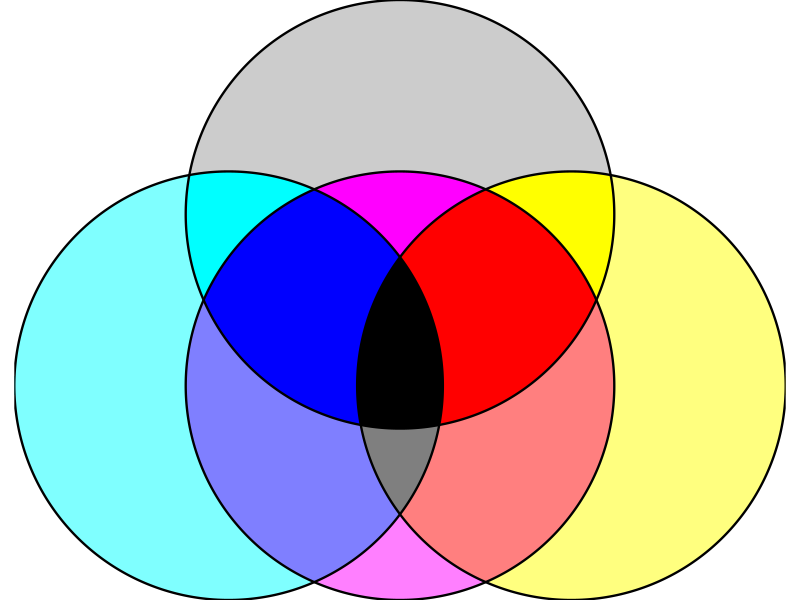
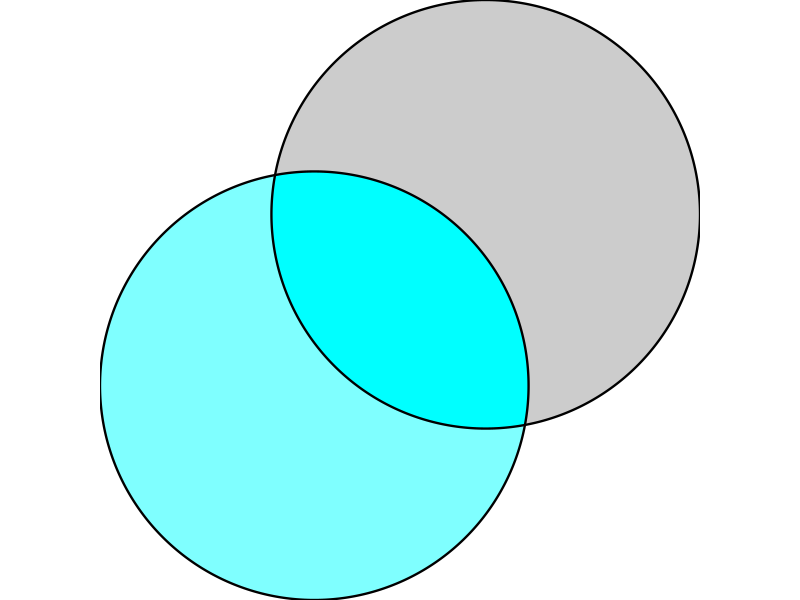
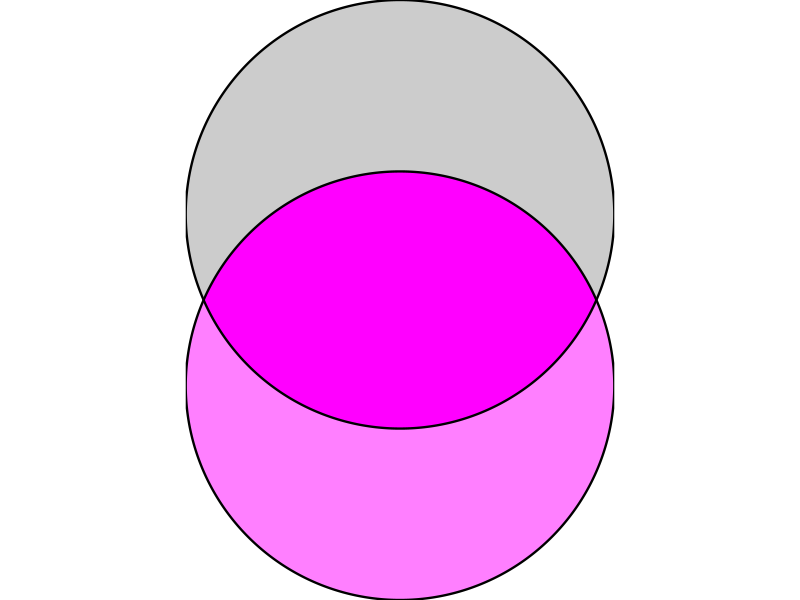
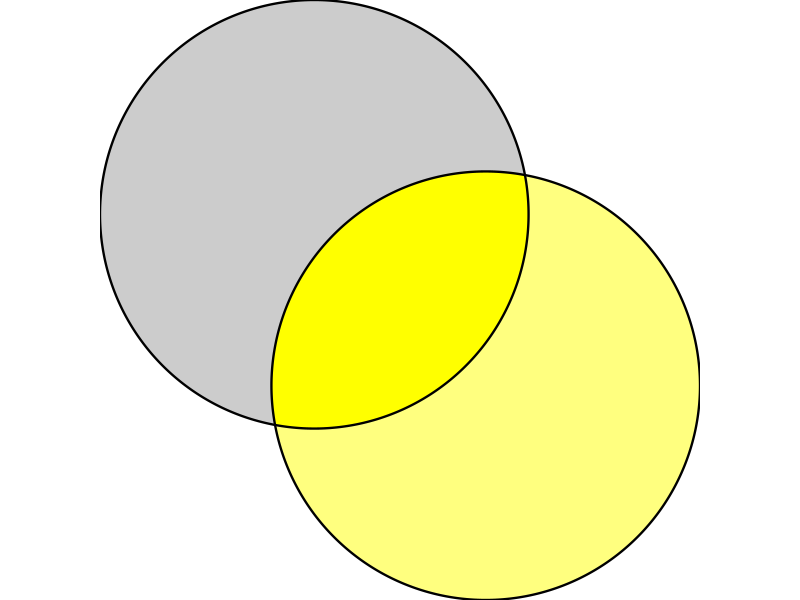
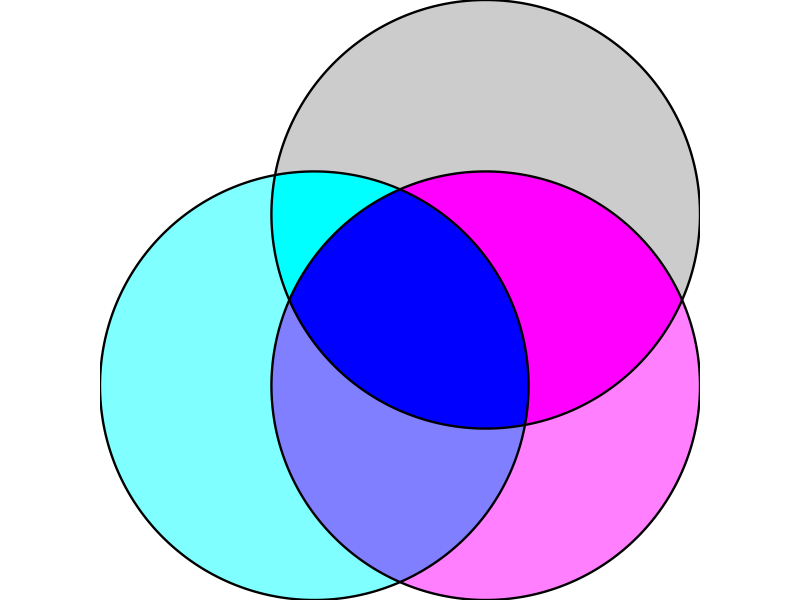
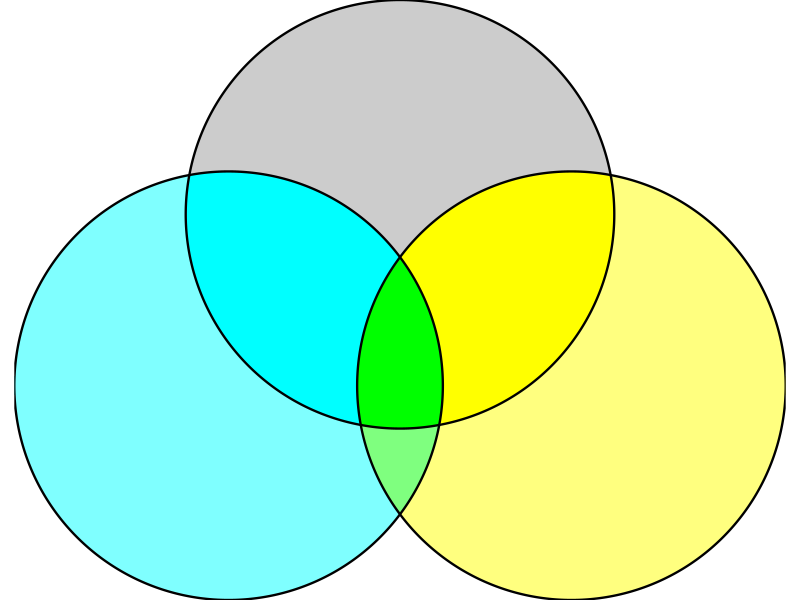
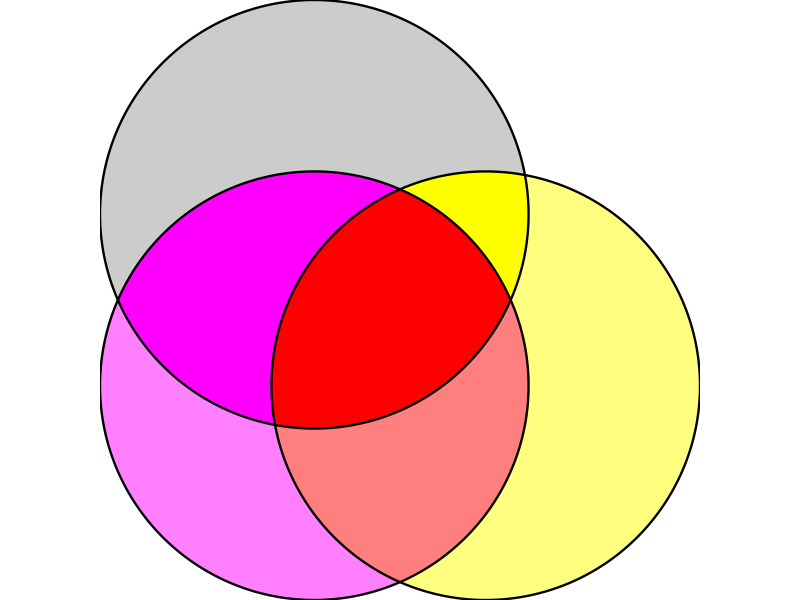

These figures' R source, in order:
## ---- chunk 1
library(sf)
library(ggplot2)

circle_poly <- function(cx, cy, r, n = 720) {
  theta <- seq(0, 2*pi, length.out = n)
  x <- cx + r * cos(theta)
  y <- cy + r * sin(theta)
  pts <- cbind(x, y)
  pts <- rbind(pts, pts[1, ])  # close polygon
  st_polygon(list(pts))
}
## ---- chunk 2
# 1) Four circles (y, x1, x2, x3)
y_sf  <- st_sf(set = "y",  geometry = st_sfc(circle_poly(0,    0.0, 1)))
x1_sf <- st_sf(set = "x1", geometry = st_sfc(circle_poly(-.8, -.8, 1)))
x2_sf <- st_sf(set = "x2", geometry = st_sfc(circle_poly(0,   -.8, 1)))
x3_sf <- st_sf(set = "x3", geometry = st_sfc(circle_poly(.8, -.8, 1)))

# 2) ALL disjoint regions

# y-only, x1-only, x2-only, x3-only
y_only  <- st_difference(y_sf,  st_union(x1_sf, x2_sf, x3_sf))
x1_only <- st_difference(x1_sf, st_union(y_sf,  x2_sf, x3_sf))
x2_only <- st_difference(x2_sf, st_union(y_sf,  x1_sf, x3_sf))
x3_only <- st_difference(x3_sf, st_union(y_sf,  x1_sf, x2_sf))

# Pairwise-only
y_x1_only  <- st_difference(st_intersection(y_sf,  x1_sf), st_union(x2_sf, x3_sf))
y_x2_only  <- st_difference(st_intersection(y_sf,  x2_sf), st_union(x1_sf, x3_sf))
y_x3_only  <- st_difference(st_intersection(y_sf,  x3_sf), st_union(x1_sf, x2_sf))
x1_x2_only <- st_difference(st_intersection(x1_sf, x2_sf), st_union(y_sf,  x3_sf))
x1_x3_only <- st_difference(st_intersection(x1_sf, x3_sf), st_union(y_sf,  x2_sf))
x2_x3_only <- st_difference(st_intersection(x2_sf, x3_sf), st_union(y_sf,  x1_sf))

# Triple-only
y_x1_x2_only  <- st_difference(st_intersection(st_intersection(y_sf,  x1_sf), x2_sf), x3_sf)
y_x1_x3_only  <- st_difference(st_intersection(st_intersection(y_sf,  x1_sf), x3_sf), x2_sf)
y_x2_x3_only  <- st_difference(st_intersection(st_intersection(y_sf,  x2_sf), x3_sf), x1_sf)
x1_x2_x3_only <- st_difference(st_intersection(st_intersection(x1_sf, x2_sf), x3_sf), y_sf)

# Four-way
y_x1_x2_x3 <- st_intersection(st_intersection(st_intersection(y_sf, x1_sf), x2_sf), x3_sf)
## ---- chunk 3
ggplot() +
  geom_sf(data = y_only,         fill = "#CCCCCC", alpha = 1, color = NA) +
  geom_sf(data = x1_only,        fill = "#00FFFF", alpha = .5, color = NA) + # cyan
  geom_sf(data = x2_only,        fill = "#FF00FF", alpha = .5, color = NA) + # magenta
  geom_sf(data = x3_only,        fill = "#FFFF00", alpha = .5, color = NA) + # yellow
  
  geom_sf(data = y_x1_only,      fill = "#00FFFF", alpha = 1, color = NA) +
  geom_sf(data = y_x2_only,      fill = "#FF00FF", alpha = 1, color = NA) +
  geom_sf(data = y_x3_only,      fill = "#FFFF00", alpha = 1, color = NA) +
  
  geom_sf(data = x1_x2_only,     fill = "#0000FF", alpha = .5, color = NA) + # C+M = blue
  geom_sf(data = x1_x3_only,     fill = "#00FF00", alpha = .5, color = NA) + # C+Y = green
  geom_sf(data = x2_x3_only,     fill = "#FFFFFF", alpha = 1, color = NA) + # M+Y = red
  geom_sf(data = x2_x3_only,     fill = "#FF0000", alpha = .5, color = NA) + # M+Y = red
  
  geom_sf(data = y_x1_x2_only,   fill = "#0000FF", alpha = 1, color = NA) +
  geom_sf(data = y_x1_x3_only,   fill = "#00FF00", alpha = 1, color = NA) +
  geom_sf(data = y_x2_x3_only,   fill = "#FF0000", alpha = 1, color = NA) +
  
  geom_sf(data = x1_x2_x3_only,  fill = "#000000", alpha = .5, color = NA) +
  geom_sf(data = y_x1_x2_x3,     fill = "#000000", alpha = 1, color = NA) +
  
  geom_sf(data = y_sf,  fill = NA, color = "#000000", linewidth = 0.8) +
  geom_sf(data = x1_sf, fill = NA, color = "#000000", linewidth = 0.8) +
  geom_sf(data = x2_sf, fill = NA, color = "#000000", linewidth = 0.8) +
  geom_sf(data = x3_sf, fill = NA, color = "#000000", linewidth = 0.8) +
  coord_sf(expand = FALSE) +
  theme_void()
## ---- chunk 4
ggplot() +
  geom_sf(data = y_only,         fill = "#CCCCCC", alpha = 1, color = NA) +
  geom_sf(data = x1_only,        fill = "#00FFFF", alpha = .5, color = NA) + # cyan

  geom_sf(data = y_x1_only,      fill = "#00FFFF", alpha = 1, color = NA) +
    geom_sf(data = y_x2_only,      fill = "#CCCCCC", alpha = 1, color = NA) +

    geom_sf(data = x1_x2_only,     fill = "#00FFFF", alpha = .5, color = NA) + 

  geom_sf(data = y_x1_x2_only,   fill = "#00FFFF", alpha = 1, color = NA) +
  geom_sf(data = y_x1_x3_only,   fill = "#00FFFF", alpha = 1, color = NA) +
    geom_sf(data = y_x2_x3_only,   fill = "#CCCCCC", alpha = 1, color = NA) +


  geom_sf(data = x1_x2_x3_only,  fill = "#00FFFF", alpha = .5, color = NA) +
  geom_sf(data = y_x1_x2_x3,     fill = "#00FFFF", alpha = 1, color = NA) +
  
  geom_sf(data = y_sf,  fill = NA, color = "#000000", linewidth = 0.8) +
  geom_sf(data = x1_sf, fill = NA, color = "#000000", linewidth = 0.8) +
  coord_sf(expand = FALSE) +
  theme_void()
## ---- chunk 5
ggplot() +
  geom_sf(data = y_only,         fill = "#CCCCCC", alpha = 1, color = NA) +
  geom_sf(data = x2_only,        fill = "#FF00FF", alpha = .5, color = NA) + # magenta

  geom_sf(data = y_x1_only,      fill = "#CCCCCC", alpha = 1, color = NA) +
  geom_sf(data = y_x2_only,      fill = "#FF00FF", alpha = 1, color = NA) +

  geom_sf(data = x1_x2_only,     fill = "#FF00FF", alpha = .5, color = NA) + # C+M = blue

  geom_sf(data = y_x1_x2_only,   fill = "#FF00FF", alpha = 1, color = NA) +
  geom_sf(data = y_x2_x3_only,   fill = "#FF00FF", alpha = 1, color = NA) +
  
  geom_sf(data = x1_x2_x3_only,  fill = "#FF00FF", alpha = .5, color = NA) +
  geom_sf(data = y_x1_x2_x3,     fill = "#FF00FF", alpha = 1, color = NA) +
  
  geom_sf(data = y_sf,  fill = NA, color = "#000000", linewidth = 0.8) +
  geom_sf(data = x2_sf, fill = NA, color = "#000000", linewidth = 0.8) +
  coord_sf(expand = FALSE) +
  theme_void()
## ---- chunk 6
ggplot() +
  geom_sf(data = y_only,         fill = "#CCCCCC", alpha = 1, color = NA) +
  geom_sf(data = x3_only,        fill = "#FFFF00", alpha = .5, color = NA) + # yellow
  
  geom_sf(data = y_x1_only,      fill = "#CCCCCC", alpha = 1, color = NA) +
  geom_sf(data = y_x2_only,      fill = "#CCCCCC", alpha = 1, color = NA) +
  geom_sf(data = y_x3_only,      fill = "#FFFF00", alpha = 1, color = NA) +
  
  geom_sf(data = y_x1_x2_only,   fill = "#CCCCCC", alpha = 1, color = NA) +
  geom_sf(data = y_x2_x3_only,   fill = "#FFFF00", alpha = 1, color = NA) +
  
  geom_sf(data = x1_x2_x3_only,  fill = "#FFFF00", alpha = .5, color = NA) +
  geom_sf(data = y_x1_x2_x3,     fill = "#FFFF00", alpha = 1, color = NA) +
  
  geom_sf(data = y_sf,  fill = NA, color = "#000000", linewidth = 0.8) +
  geom_sf(data = x3_sf, fill = NA, color = "#000000", linewidth = 0.8) +
  coord_sf(expand = FALSE) +
  theme_void()
## ---- chunk 7
ggplot() +
  geom_sf(data = y_only,         fill = "#CCCCCC", alpha = 1, color = NA) +
  geom_sf(data = x1_only,        fill = "#00FFFF", alpha = .5, color = NA) + # cyan
  geom_sf(data = x2_only,        fill = "#FF00FF", alpha = .5, color = NA) + # magenta

  geom_sf(data = y_x1_only,      fill = "#00FFFF", alpha = 1, color = NA) +
  geom_sf(data = y_x2_only,      fill = "#FF00FF", alpha = 1, color = NA) +
  geom_sf(data = y_x3_only,      fill = "#CCCCCC", alpha = 1, color = NA) +
  
  geom_sf(data = x1_x2_only,     fill = "#0000FF", alpha = .5, color = NA) + # C+M = blue

  geom_sf(data = y_x1_x2_only,   fill = "#0000FF", alpha = 1, color = NA) +
  geom_sf(data = y_x2_x3_only,   fill = "#FF00FF", alpha = 1, color = NA) +
  
  geom_sf(data = x1_x2_x3_only,  fill = "#0000FF", alpha = .5, color = NA) +
  geom_sf(data = y_x1_x2_x3,     fill = "#0000FF", alpha = 1, color = NA) +
  
  geom_sf(data = y_sf,  fill = NA, color = "#000000", linewidth = 0.8) +
  geom_sf(data = x1_sf, fill = NA, color = "#000000", linewidth = 0.8) +
  geom_sf(data = x2_sf, fill = NA, color = "#000000", linewidth = 0.8) +
  coord_sf(expand = FALSE) +
  theme_void()
## ---- chunk 8
ggplot() +
  geom_sf(data = y_only,         fill = "#CCCCCC", alpha = 1, color = NA) +
  geom_sf(data = x1_only,        fill = "#00FFFF", alpha = .5, color = NA) + # cyan
  geom_sf(data = x3_only,        fill = "#FFFF00", alpha = .5, color = NA) + # yellow
  
  geom_sf(data = y_x1_only,      fill = "#00FFFF", alpha = 1, color = NA) +
  geom_sf(data = y_x2_only,      fill = "#CCCCCC", alpha = 1, color = NA) +
  geom_sf(data = y_x3_only,      fill = "#FFFF00", alpha = 1, color = NA) +
  
  geom_sf(data = x1_x2_only,     fill = "#00FFFF", alpha = .5, color = NA) + # C+M = blue

  geom_sf(data = y_x1_x2_only,   fill = "#00FFFF", alpha = 1, color = NA) +
  geom_sf(data = y_x2_x3_only,   fill = "#FFFF00", alpha = 1, color = NA) +
  
  geom_sf(data = x1_x2_x3_only,  fill = "#00FF00", alpha = .5, color = NA) +
  geom_sf(data = y_x1_x2_x3,     fill = "#00FF00", alpha = 1, color = NA) +
  
  geom_sf(data = y_sf,  fill = NA, color = "#000000", linewidth = 0.8) +
  geom_sf(data = x1_sf, fill = NA, color = "#000000", linewidth = 0.8) +
  geom_sf(data = x3_sf, fill = NA, color = "#000000", linewidth = 0.8) +
  coord_sf(expand = FALSE) +
  theme_void()
## ---- chunk 9
ggplot() +
  geom_sf(data = y_only,         fill = "#CCCCCC", alpha = 1, color = NA) +
  geom_sf(data = x2_only,        fill = "#FF00FF", alpha = .5, color = NA) + # magenta
  geom_sf(data = x3_only,        fill = "#FFFF00", alpha = .5, color = NA) + # yellow
  
  geom_sf(data = y_x1_only,      fill = "#CCCCCC", alpha = 1, color = NA) +
  geom_sf(data = y_x2_only,      fill = "#FF00FF", alpha = 1, color = NA) +
  geom_sf(data = y_x3_only,      fill = "#FFFF00", alpha = 1, color = NA) +
  
  geom_sf(data = x1_x2_only,     fill = "#FF00FF", alpha = .5, color = NA) + # C+M = blue
    geom_sf(data = x2_x3_only,     fill = "#FFFFFF", alpha = 1, color = NA) + # M+Y = red
  geom_sf(data = x2_x3_only,     fill = "#FF0000", alpha = .5, color = NA) + # M+Y = red
  
  geom_sf(data = y_x1_x2_only,   fill = "#FF00FF", alpha = 1, color = NA) +
  geom_sf(data = y_x2_x3_only,   fill = "#FF0000", alpha = 1, color = NA) +
  
  geom_sf(data = x1_x2_x3_only,  fill = "#FF0000", alpha = .5, color = NA) +
  geom_sf(data = y_x1_x2_x3,     fill = "#FF0000", alpha = 1, color = NA) +

  geom_sf(data = y_sf,  fill = NA, color = "#000000", linewidth = 0.8) +
  geom_sf(data = x2_sf, fill = NA, color = "#000000", linewidth = 0.8) +
  geom_sf(data = x3_sf, fill = NA, color = "#000000", linewidth = 0.8) +
  coord_sf(expand = FALSE) +
  theme_void()
